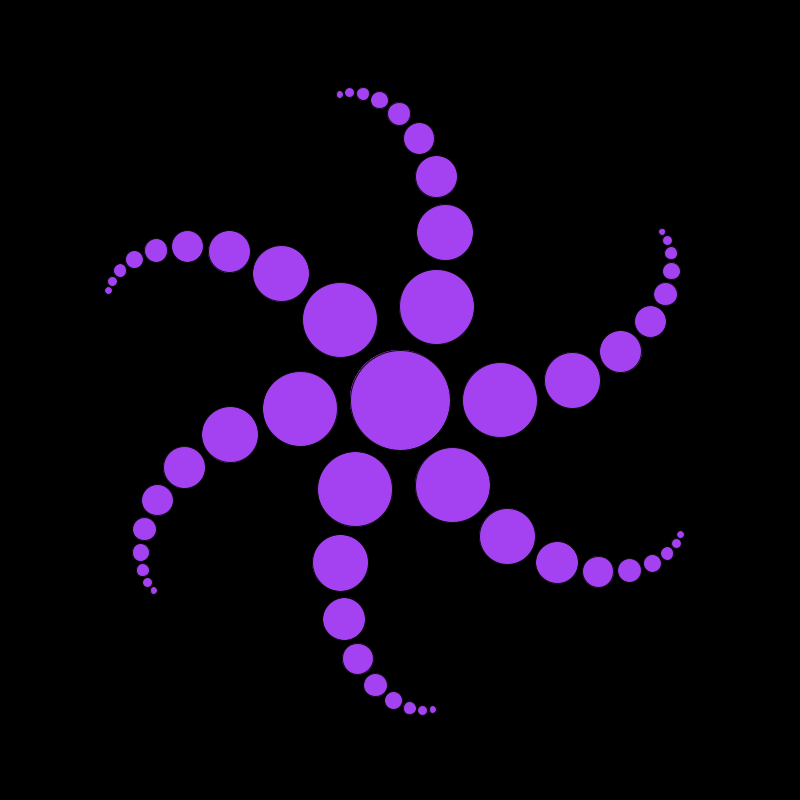
Frame 1 (no input)
Frame 60 (the mouse pressed at the canvas centre just before this capture): identical to frame 1, image omitted
Frame 120 (the mouse held since frame 60 and released just before this capture): identical to frame 1, image omitted

The Processing sketch that drew this single still picture (run headless with seeded random() and noise(); from frame 60 on, the mouse is pressed at the canvas centre):

// Processing sketch: fractal
// ── fractal.pde
//float rotationAngle = 0;
color c;

void setup() {
  size(800, 800);
  noStroke();
  c = color(random(255), random(255), random(255));
  
}

void draw() {
  background(0);

  float centerX = width / 2;
  float centerY = height / 2;
  float initialRadius = 100;
  
  stroke(10);
  
  //if(frameCount % 2 == 0){
  //  // This code executes ever 2 frames.
  //}
  for(int i = 0 ; i < 6; i++){
    drawCircles(centerX, centerY, initialRadius, 10, 45 * i, c);
  }
  
}

void drawCircles(float x, float y, float radius, int depth, float angle, color c) {
  if (depth == 0){
    return;
  }
  
  fill(c);
  ellipse(x, y, radius, radius);
  
  float nextAngle = angle + 50;
  float nextRadius = radius * 0.75;
  
  drawCircles(x + radius * cos(angle), y + radius * sin(angle), nextRadius, depth-1, nextAngle, c);
  
}
